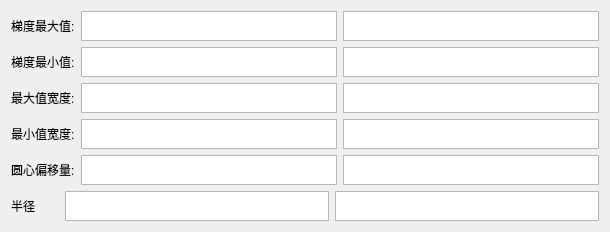
      <widget class="QWidget" name="tab_4">
       <attribute name="title">
        <string>胶量</string>
       </attribute>
       <layout class="QGridLayout" name="gridLayout_11">
        <item row="0" column="0">
         <layout class="QHBoxLayout" name="horizontalLayout_15">
          <property name="sizeConstraint">
           <enum>QLayout::SetMinimumSize</enum>
          </property>
          <item>
           <widget class="QLabel" name="label_15">
            <property name="sizePolicy">
             <sizepolicy hsizetype="Preferred" vsizetype="Maximum">
              <horstretch>0</horstretch>
              <verstretch>0</verstretch>
             </sizepolicy>
            </property>
            <property name="text">
             <string>梯度最大值:</string>
            </property>
           </widget>
          </item>
          <item>
           <widget class="QTextEdit" name="textEdit_maxvalue_down">
            <property name="sizePolicy">
             <sizepolicy hsizetype="Expanding" vsizetype="Maximum">
              <horstretch>0</horstretch>
              <verstretch>0</verstretch>
             </sizepolicy>
            </property>
            <property name="maximumSize">
             <size>
              <width>16777215</width>
              <height>30</height>
             </size>
            </property>
           </widget>
          </item>
          <item>
           <widget class="QTextEdit" name="textEdit_maxvalue_up">
            <property name="sizePolicy">
             <sizepolicy hsizetype="Expanding" vsizetype="Maximum">
              <horstretch>0</horstretch>
              <verstretch>0</verstretch>
             </sizepolicy>
            </property>
            <property name="maximumSize">
             <size>
              <width>16777215</width>
              <height>30</height>
             </size>
            </property>
           </widget>
          </item>
         </layout>
        </item>
        <item row="2" column="0">
         <layout class="QHBoxLayout" name="horizontalLayout_19">
          <property name="sizeConstraint">
           <enum>QLayout::SetMinimumSize</enum>
          </property>
          <item>
           <widget class="QLabel" name="label_19">
            <property name="sizePolicy">
             <sizepolicy hsizetype="Preferred" vsizetype="Maximum">
              <horstretch>0</horstretch>
              <verstretch>0</verstretch>
             </sizepolicy>
            </property>
            <property name="text">
             <string>最大值宽度:</string>
            </property>
           </widget>
          </item>
          <item>
           <widget class="QTextEdit" name="textEdit_maxwidth_down">
            <property name="sizePolicy">
             <sizepolicy hsizetype="Expanding" vsizetype="Maximum">
              <horstretch>0</horstretch>
              <verstretch>0</verstretch>
             </sizepolicy>
            </property>
            <property name="maximumSize">
             <size>
              <width>16777215</width>
              <height>30</height>
             </size>
            </property>
           </widget>
          </item>
          <item>
           <widget class="QTextEdit" name="textEdit_maxwidth_up">
            <property name="sizePolicy">
             <sizepolicy hsizetype="Expanding" vsizetype="Maximum">
              <horstretch>0</horstretch>
              <verstretch>0</verstretch>
             </sizepolicy>
            </property>
            <property name="maximumSize">
             <size>
              <width>16777215</width>
              <height>30</height>
             </size>
            </property>
           </widget>
          </item>
         </layout>
        </item>
        <item row="5" column="0">
         <layout class="QHBoxLayout" name="horizontalLayout_22">
          <property name="sizeConstraint">
           <enum>QLayout::SetMinimumSize</enum>
          </property>
          <item>
           <widget class="QLabel" name="label_22">
            <property name="sizePolicy">
             <sizepolicy hsizetype="Preferred" vsizetype="Maximum">
              <horstretch>0</horstretch>
              <verstretch>0</verstretch>
             </sizepolicy>
            </property>
            <property name="text">
             <string>半径       </string>
            </property>
           </widget>
          </item>
          <item>
           <widget class="QTextEdit" name="textEdit_radius_down">
            <property name="sizePolicy">
             <sizepolicy hsizetype="Expanding" vsizetype="Maximum">
              <horstretch>0</horstretch>
              <verstretch>0</verstretch>
             </sizepolicy>
            </property>
            <property name="maximumSize">
             <size>
              <width>16777215</width>
              <height>30</height>
             </size>
            </property>
           </widget>
          </item>
          <item>
           <widget class="QTextEdit" name="textEdit_radius_up">
            <property name="sizePolicy">
             <sizepolicy hsizetype="Expanding" vsizetype="Maximum">
              <horstretch>0</horstretch>
              <verstretch>0</verstretch>
             </sizepolicy>
            </property>
            <property name="maximumSize">
             <size>
              <width>16777215</width>
              <height>30</height>
             </size>
            </property>
           </widget>
          </item>
         </layout>
        </item>
        <item row="1" column="0">
         <layout class="QHBoxLayout" name="horizontalLayout_18">
          <property name="sizeConstraint">
           <enum>QLayout::SetMinimumSize</enum>
          </property>
          <item>
           <widget class="QLabel" name="label_18">
            <property name="sizePolicy">
             <sizepolicy hsizetype="Preferred" vsizetype="Maximum">
              <horstretch>0</horstretch>
              <verstretch>0</verstretch>
             </sizepolicy>
            </property>
            <property name="text">
             <string>梯度最小值:</string>
            </property>
           </widget>
          </item>
          <item>
           <widget class="QTextEdit" name="textEdit_minvalue_down">
            <property name="sizePolicy">
             <sizepolicy hsizetype="Expanding" vsizetype="Maximum">
              <horstretch>0</horstretch>
              <verstretch>0</verstretch>
             </sizepolicy>
            </property>
            <property name="maximumSize">
             <size>
              <width>16777215</width>
              <height>30</height>
             </size>
            </property>
           </widget>
          </item>
          <item>
           <widget class="QTextEdit" name="textEdit_minvalue_up">
            <property name="sizePolicy">
             <sizepolicy hsizetype="Expanding" vsizetype="Maximum">
              <horstretch>0</horstretch>
              <verstretch>0</verstretch>
             </sizepolicy>
            </property>
            <property name="maximumSize">
             <size>
              <width>16777215</width>
              <height>30</height>
             </size>
            </property>
           </widget>
          </item>
         </layout>
        </item>
        <item row="3" column="0">
         <layout class="QHBoxLayout" name="horizontalLayout_20">
          <property name="sizeConstraint">
           <enum>QLayout::SetMinimumSize</enum>
          </property>
          <item>
           <widget class="QLabel" name="label_20">
            <property name="sizePolicy">
             <sizepolicy hsizetype="Preferred" vsizetype="Maximum">
              <horstretch>0</horstretch>
              <verstretch>0</verstretch>
             </sizepolicy>
            </property>
            <property name="text">
             <string>最小值宽度:</string>
            </property>
           </widget>
          </item>
          <item>
           <widget class="QTextEdit" name="textEdit_minwidth_down">
            <property name="sizePolicy">
             <sizepolicy hsizetype="Expanding" vsizetype="Maximum">
              <horstretch>0</horstretch>
              <verstretch>0</verstretch>
             </sizepolicy>
            </property>
            <property name="maximumSize">
             <size>
              <width>16777215</width>
              <height>30</height>
             </size>
            </property>
           </widget>
          </item>
          <item>
           <widget class="QTextEdit" name="textEdit_minwidth_up">
            <property name="sizePolicy">
             <sizepolicy hsizetype="Expanding" vsizetype="Maximum">
              <horstretch>0</horstretch>
              <verstretch>0</verstretch>
             </sizepolicy>
            </property>
            <property name="maximumSize">
             <size>
              <width>16777215</width>
              <height>30</height>
             </size>
            </property>
           </widget>
          </item>
         </layout>
        </item>
        <item row="4" column="0">
         <layout class="QHBoxLayout" name="horizontalLayout_23">
          <property name="sizeConstraint">
           <enum>QLayout::SetMinimumSize</enum>
          </property>
          <item>
           <widget class="QLabel" name="label_23">
            <property name="sizePolicy">
             <sizepolicy hsizetype="Preferred" vsizetype="Maximum">
              <horstretch>0</horstretch>
              <verstretch>0</verstretch>
             </sizepolicy>
            </property>
            <property name="text">
             <string>圆心偏移量:</string>
            </property>
           </widget>
          </item>
          <item>
           <widget class="QTextEdit" name="textEdit_offset_down">
            <property name="sizePolicy">
             <sizepolicy hsizetype="Expanding" vsizetype="Maximum">
              <horstretch>0</horstretch>
              <verstretch>0</verstretch>
             </sizepolicy>
            </property>
            <property name="maximumSize">
             <size>
              <width>16777215</width>
              <height>30</height>
             </size>
            </property>
           </widget>
          </item>
          <item>
           <widget class="QTextEdit" name="textEdit_offset_up">
            <property name="sizePolicy">
             <sizepolicy hsizetype="Expanding" vsizetype="Maximum">
              <horstretch>0</horstretch>
              <verstretch>0</verstretch>
             </sizepolicy>
            </property>
            <property name="maximumSize">
             <size>
              <width>16777215</width>
              <height>30</height>
             </size>
            </property>
           </widget>
          </item>
         </layout>
        </item>
       </layout>
      </widget>
